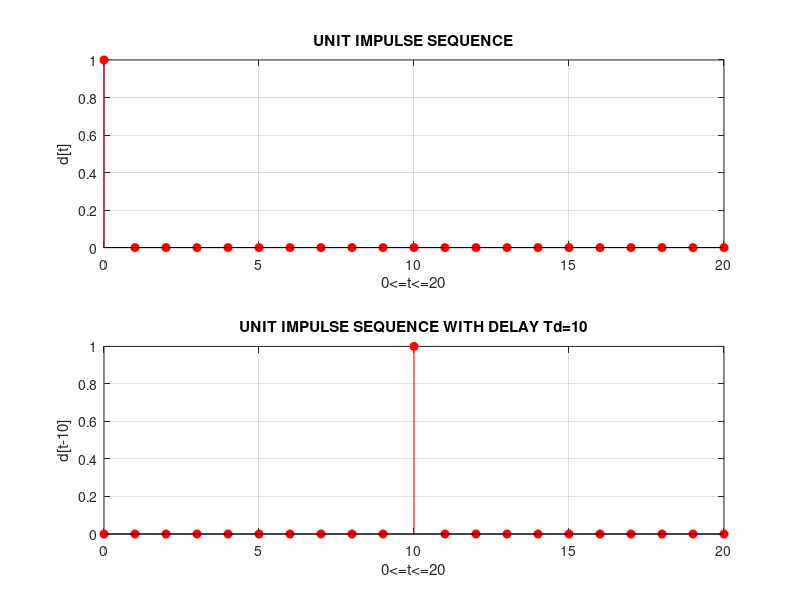

MATLAB code for this plot:
%Q7
disp('Question 7 -');
n=0:20;

dn = [1,zeros(1,20)];
subplot(2,1,1);
stem(n,dn,'r','filled');
title('UNIT IMPULSE SEQUENCE');
xlabel('0<=t<=20');
ylabel('d[t]');
grid on;
dn = [zeros(1,10),1,zeros(1,10)];
subplot(2,1,2);
stem(n,dn,'r','filled');
title('UNIT IMPULSE SEQUENCE WITH DELAY Td=10');
xlabel('0<=t<=20');
ylabel('d[t-10]');
grid on;

